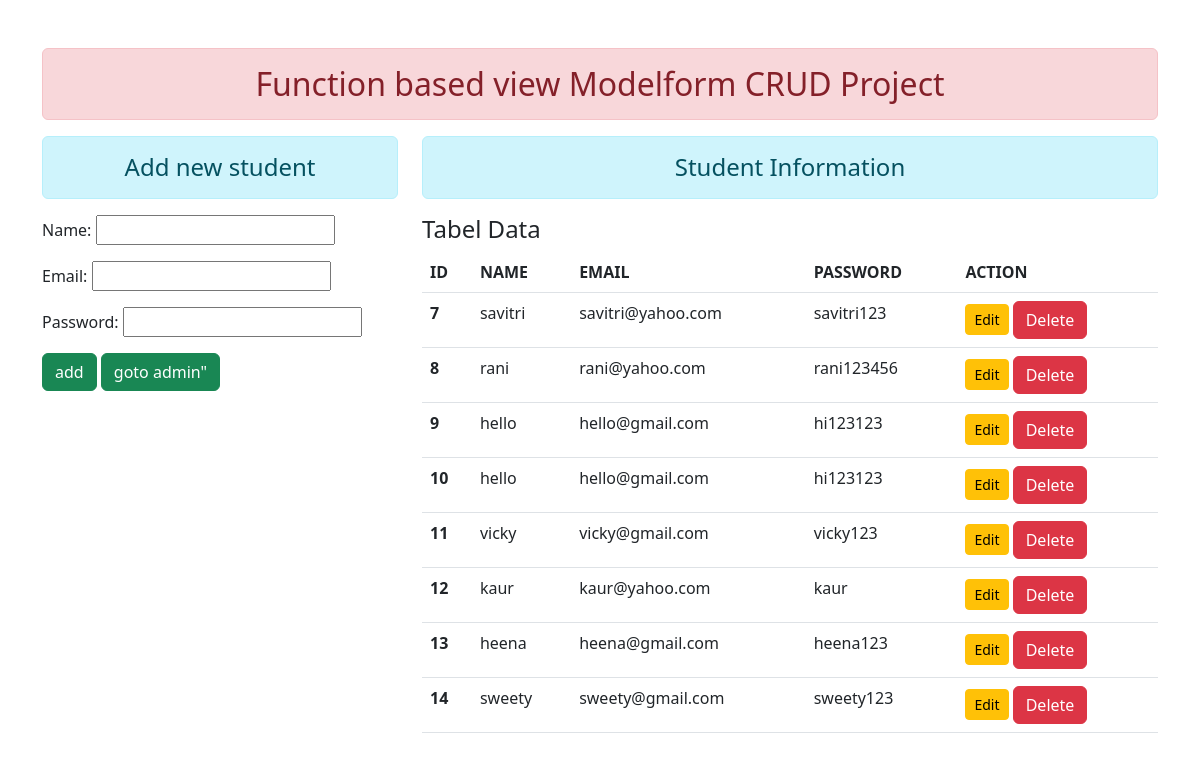
The page / on the database its author committed.
### enroll/models.py (models this page shows)
class User(models.Model):
    name = models.CharField(max_length=50)
    email = models.EmailField(max_length=100)
    password = models.CharField(max_length=100)

### enroll/views.py (the view)
# urls.py: path('', views.add_show, name="addandshow"),
def add_show(request):
    if request.method == 'POST':
        fm = StudentRegis(request.POST)
        if fm.is_valid():
            nm = fm.cleaned_data['name']
            em = fm.cleaned_data['email']
            ps = fm.cleaned_data['password']
            reg = User(name=nm, email=em, password=ps)
            reg.save()
            fm = StudentRegis()
    else:
        fm = StudentRegis()
    stud = User.objects.all()
    return render(request, 'enroll/addshow.html', {'form':fm, 'stu': stud})

### enroll/forms.py
class StudentRegis(forms.ModelForm):
    class Meta:
        model = User
        fields = ['name', 'email', 'password']

### enroll/templates/enroll/addshow.html (shortened to what this page needs)
{% extends 'enroll/base.html' %}
{% block content %}
<div class="container">
<div class="row">
    <div class="col-sm-4">
        <h4 class="text-center alert alert-info">Add new student</h4>
        <form action="" method="POST">
            {{form.as_p}}
        <input type="submit" class="btn btn-success" value="add">
            <button type="submit" class="btn btn-success"><a href="http://127.0.0.1:8000/admin/" target="_blank">goto admin"</a></button>
        </form>
    </div>
    <div class="col-sm-8">
        <h4 class="text-center alert alert-info">Student Information</h4>
        {% if stu %}
        <h4>Tabel Data</h4>
        <table class="table table-hover">
            <thead>
              <tr>
                <th scope="col">ID</th>
                <th scope="col">NAME</th>
                <th scope="col">EMAIL</th>
                <th scope="col">PASSWORD</th>
                <th scope="col">ACTION</th>
              </tr>
            </thead>
            <tbody>
                {% for st in stu %}
              <tr>
                <th scope="row">{{st.id}}</th>
                <td>{{st.name}}</td>
                <td>{{st.email}}</td>
                <td>{{st.password}}</td>
                <td>
                    <a href="{% url 'updatedata' st.id %}" class="btn btn-warning btn-sm">Edit</a>
                    <form action="{% url 'deletedata' st.id %}" method="POST" class="d-inline">
                        <input type="submit" class="btn btn-danger" value="Delete">
                    </form>
                </td>
              </tr>
              {% endfor%}
            </tbody>
          </table>
        {% else %}
        <h4 class="text-center alert alert-warning"> No Data </h4>
        {% endif %}
    </div>
</div>
</div>
{% endblock content %}

### enroll/templates/enroll/base.html (shortened to what this page needs)
<!DOCTYPE html>
{% load static %}
<html lang="en">
<head>
    <link rel="stylesheet" href="{% static 'enroll/css/bootstrap.css' %}">
    <link rel="stylesheet" href="{% static 'enroll/css/style.css' %}">
</head>
<body>
    <div class="container mt-5">
        <h2 class="text-center alert alert-danger">Function based view Modelform CRUD Project</h2>
    </div>
    {% block content %}
    {% endblock content %}
</body>
</html>

### enroll/static/enroll/css/style.css (style rules this page uses)
.btn a { text-decoration:none; color:white; }

### rows shown on the page
User: id "7", name "savitri", email "savitri@yahoo.com", password "savitri123"
User: id "8", name "rani", email "rani@yahoo.com", password "rani123456"
User: id "9", name "hello", email "hello@gmail.com", password "hi123123"
User: id "10", name "hello", email "hello@gmail.com", password "hi123123"
User: id "11", name "vicky", email "vicky@gmail.com", password "vicky123"
User: id "12", name "kaur", email "kaur@yahoo.com", password "kaur"
User: id "13", name "heena", email "heena@gmail.com", password "heena123"
User: id "14", name "sweety", email "sweety@gmail.com", password "sweety123"
